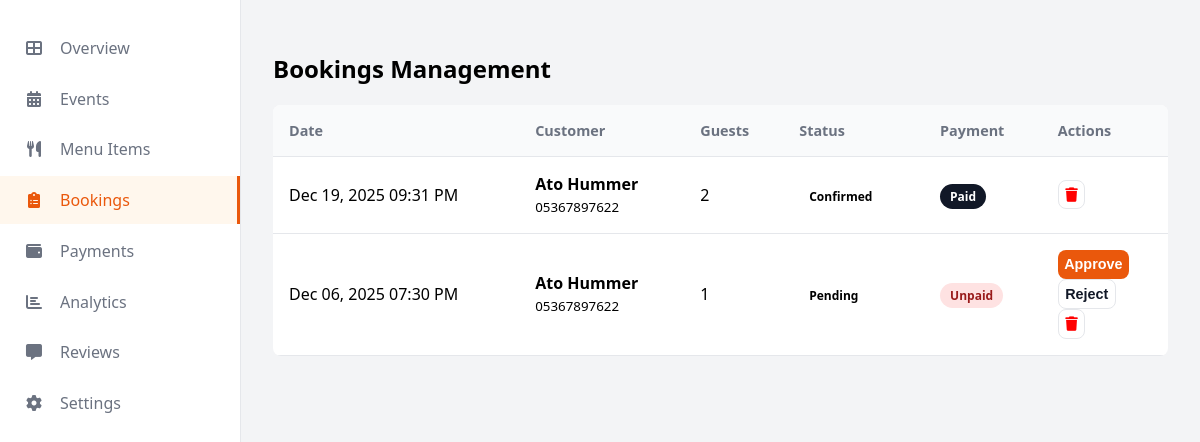
The app's page /admin/bookings_admin.php (signed in) with its own data.
### tables this page shows
CREATE TABLE `bookings` (
  `booking_id` int NOT NULL,
  `customer_id` int NOT NULL,
  `vendor_id` int NOT NULL,
  `booking_datetime` datetime NOT NULL,
  `number_of_people` int NOT NULL,
  `booking_status` enum('pending','confirmed','cancelled','completed') DEFAULT 'pending'
);

CREATE TABLE `customer` (
  `customer_id` int NOT NULL,
  `customer_name` varchar(100) NOT NULL,
  `customer_email` varchar(50) NOT NULL,
  `customer_pass` varchar(150) NOT NULL,
  `customer_country` varchar(30) NOT NULL,
  `customer_city` varchar(30) NOT NULL,
  `customer_contact` varchar(15) NOT NULL,
  `customer_image` varchar(100) DEFAULT NULL
);

### admin/bookings_admin.php (the view, shortened to what this page needs)
<?php
require_once "../settings/db_cred.php";
$vendor_id = $_SESSION['vendor_id'];
$sql = "SELECT b.*, c.customer_name, c.customer_contact
        FROM bookings b
        JOIN customer c ON b.customer_id = c.customer_id
        WHERE b.vendor_id = ?
        ORDER BY b.booking_datetime DESC";
$stmt = $conn->prepare($sql);
$stmt->bind_param("i", $vendor_id);
$stmt->execute();
$bookings = $stmt->get_result()->fetch_all(MYSQLI_ASSOC);
?>
<!DOCTYPE html>
<html lang="en">
<head>
    <link rel="stylesheet" href="../assets/dashboard_style.css">
    <link href="https://cdnjs.cloudflare.com/ajax/libs/font-awesome/6.0.0/css/all.min.css" rel="stylesheet">
</head>
<body>
    <div class="dashboard-wrapper">
        <aside class="sidebar">
            <nav class="side-nav">
                <a href="vendor_dashboard.php" class="nav-item"><i class="fas fa-th-large"></i> Overview</a>
                <a href="events_admin.php" class="nav-item"><i class="fas fa-calendar-alt"></i> Events</a>
                <a href="menu_admin.php" class="nav-item"><i class="fas fa-utensils"></i> Menu Items</a>
                <a href="bookings_admin.php" class="nav-item active"><i class="fas fa-clipboard-list"></i> Bookings</a>
                <a href="payments_admin.php" class="nav-item"><i class="fas fa-wallet"></i> Payments</a>
                <a href="analytics_admin.php" class="nav-item"><i class="fas fa-chart-bar"></i> Analytics</a>
                <a href="reviews_admin.php" class="nav-item"><i class="fas fa-comment-alt"></i> Reviews</a>
                <a href="settings_admin.php" class="nav-item"><i class="fas fa-cog"></i> Settings</a>
            </nav>
        </aside>
        <main class="content-area">
            <h2>Bookings Management</h2>
            <table class="data-table">
                <thead>
                    <tr>
                        <th>Date</th>
                        <th>Customer</th>
                        <th>Guests</th>
                        <th>Status</th>
                        <th>Payment</th>
                        <th>Actions</th>
                    </tr>
                </thead>
                <tbody>
                    <?php foreach($bookings as $bk):
                        $is_paid = ($bk['booking_status'] === 'confirmed');
                    ?>
                    <tr id="row-<?= $bk['booking_id'] ?>">
                        <td><?= date('M d, Y h:i A', strtotime($bk['booking_datetime'])) ?></td>
                        <td>
                            <strong><?= htmlspecialchars($bk['customer_name']) ?></strong><br>
                            <small><?= htmlspecialchars($bk['customer_contact']) ?></small>
                        </td>
                        <td><?= $bk['number_of_people'] ?></td>
                        <td><span class="badge badge-<?= strtolower($bk['booking_status']) ?>"><?= ucfirst($bk['booking_status']) ?></span></td>
                        <td>
                            <?php if($is_paid): ?>
                                <span class="badge badge-black">Paid</span>
                            <?php else: ?>
                                <span class="badge badge-red">Unpaid</span>
                            <?php endif; ?>
                        </td>
                        <td>
                            <?php if($bk['booking_status'] == 'pending'): ?>
                                <button class="action-btn btn-orange" onclick="updateStatus(<?= $bk['booking_id'] ?>, 'confirmed')" style="padding:0.4rem;">Approve</button>
                                <button class="action-btn btn-white" onclick="updateStatus(<?= $bk['booking_id'] ?>, 'cancelled')" style="padding:0.4rem;">Reject</button>
                            <?php endif; ?>
                            <button class="action-btn btn-white" onclick="deleteBooking(<?= $bk['booking_id'] ?>)" style="padding:0.4rem; color:red;"><i class="fas fa-trash"></i></button>
                        </td>
                    </tr>
                    <?php endforeach; ?>
                </tbody>
            </table>
        </main>
    </div>
</body>
</html>

### assets/dashboard_style.css (style rules this page uses)
:root { --primary-orange: #ea580c; --light-bg: #f3f4f6; --white: #ffffff; --text-dark: #111827; --text-gray: #6b7280; --border: #e5e7eb; }
body { margin: 0; font-family: 'Segoe UI', sans-serif; background-color: var(--light-bg); }
.dashboard-wrapper { display: flex; min-height: calc(100vh - 60px); }
.sidebar { width: 240px; background: var(--white); border-right: 1px solid var(--border); padding-top: 1.5rem; }
.nav-item { display: flex; align-items: center; gap: 1rem; padding: 0.8rem 1.5rem; color: var(--text-gray); text-decoration: none; font-weight: 500; transition: 0.2s; margin-bottom: 0.2rem; }
.nav-item:hover, .nav-item.active { background-color: #fff7ed; color: var(--primary-orange); border-right: 3px solid var(--primary-orange); }
.nav-item i { width: 20px; text-align: center; }
.content-area { flex: 1; padding: 2rem; overflow-y: auto; }
.action-btn { flex: 1; padding: 0.8rem; border-radius: 8px; font-weight: 600; cursor: pointer; font-size: 0.9rem; display: flex; align-items: center; justify-content: center; gap: 0.5rem; transition: 0.2s; }
.btn-orange { background: var(--primary-orange); color: white; border: none; }
.btn-white { background: white; border: 1px solid var(--border); color: var(--text-dark); }
.badge { padding: 4px 10px; border-radius: 20px; font-size: 0.75rem; font-weight: 600; }
.badge-black { background: #111827; color: white; }
.badge-red { background: #fee2e2; color: #991b1b; }
.data-table { width: 100%; border-collapse: collapse; background: white; border-radius: 8px; overflow: hidden; }
.data-table th, .data-table td { padding: 1rem; text-align: left; border-bottom: 1px solid var(--border); }
.data-table th { background-color: #f9fafb; font-size: 0.9rem; color: var(--text-gray); }

### records on screen
bookings: booking_datetime "Dec 19, 2025 09:31 PM", customer.customer_name "Ato Hummer", customer.customer_contact "05367897622", number_of_people "2", booking_status "Confirmed", shows "Paid"
bookings: booking_datetime "Dec 06, 2025 07:30 PM", customer.customer_name "Ato Hummer", customer.customer_contact "05367897622", number_of_people "1", booking_status "Pending", shows "Unpaid"
